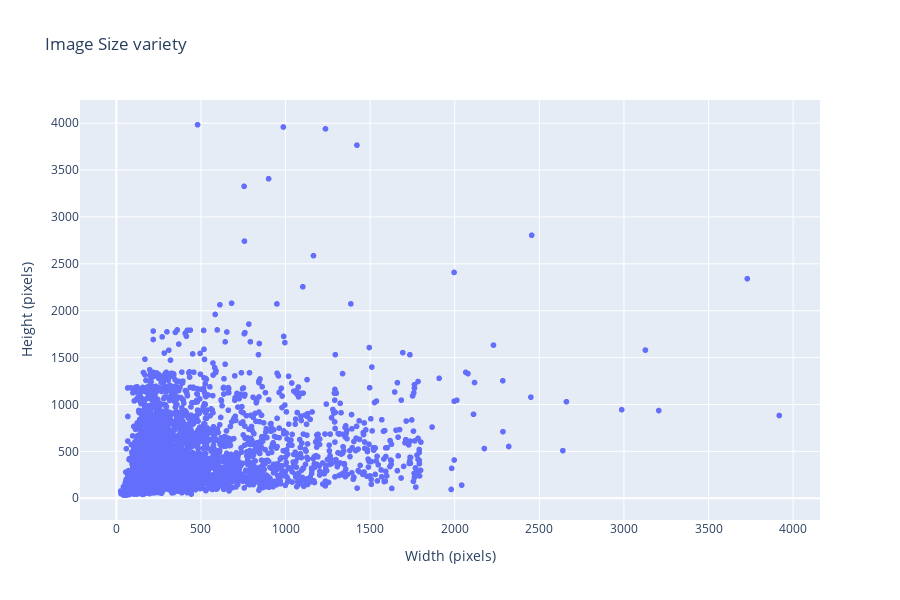

Here is the notebook cell this chart was saved with:
### Markdown cell above
##### Check image size variety

### Code cell
img_size_df = pd.DataFrame(columns=['Width', 'Height'])
img_size_df[['Width', 'Height']] = combined_df['Image Size'].str.split('x', expand=True)

img_size_df["Width"] = pd.to_numeric(img_size_df["Width"])
img_size_df["Height"] = pd.to_numeric(img_size_df["Height"])

xlabel = 'Width (pixels)'
ylabel = 'Height (pixels)'
fig = px.scatter(img_size_df, x='Width', y='Height',
                 height=600,
                 title='Image Size variety',
                 labels={'Width': xlabel, 'Height': ylabel})

fig.show()

img_size_df.describe()

### Figure 1 — Plotly figure (JSON) as saved in the notebook; plotly's stock layout.template omitted (floating-point values rounded to 4 significant figures; data arrays with more than 128 entries replaced by an {"elided": "..."} marker saying what was removed)
{"data": [{"hovertemplate": "Width (pixels)=%{x}<br>Height (pixels)=%{y}<extra></extra>", "legendgroup": "", "marker": {"color": "#636efa", "symbol": "circle"}, "mode": "markers", "name": "", "showlegend": false, "type": "scattergl", "x": {"elided": "3471 int values"}, "xaxis": "x", "y": {"elided": "3471 int values"}, "yaxis": "y"}], "layout": {"height": 600, "legend": {"tracegroupgap": 0}, "title": {"text": "Image Size variety"}, "xaxis": {"anchor": "y", "domain": [0, 1], "title": {"text": "Width (pixels)"}}, "yaxis": {"anchor": "x", "domain": [0, 1], "title": {"text": "Height (pixels)"}}}}
